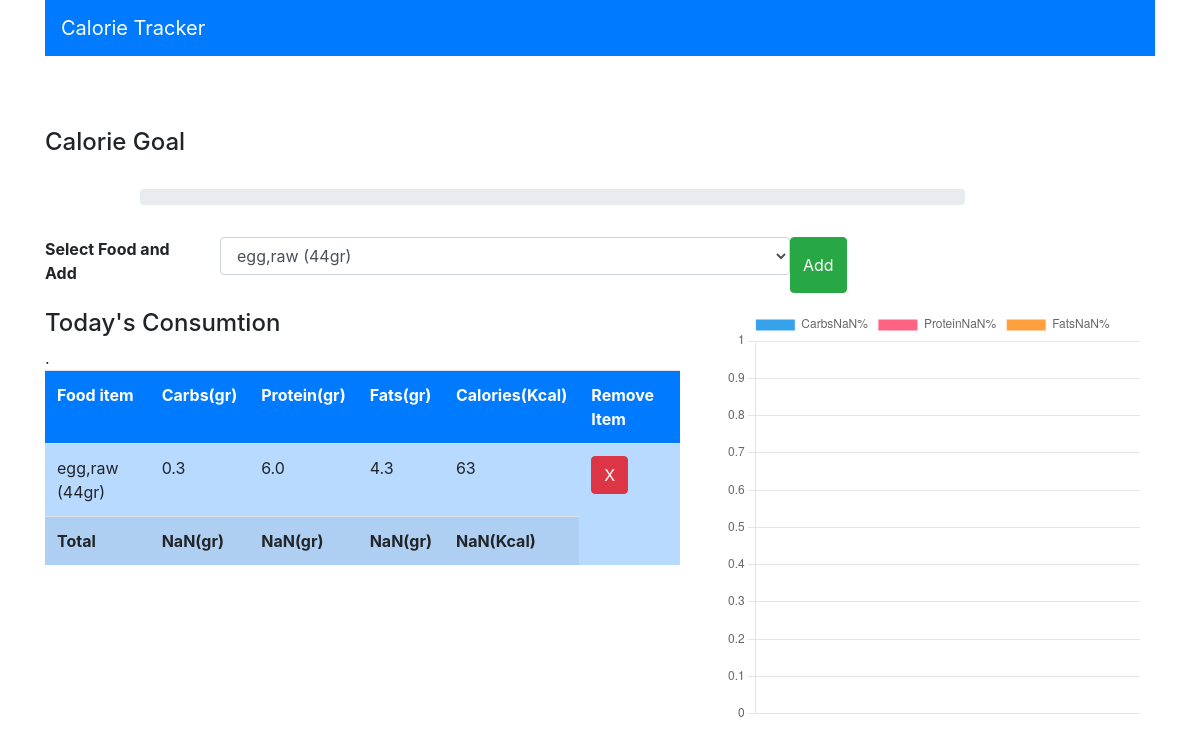
The app's page / (signed in), older data.
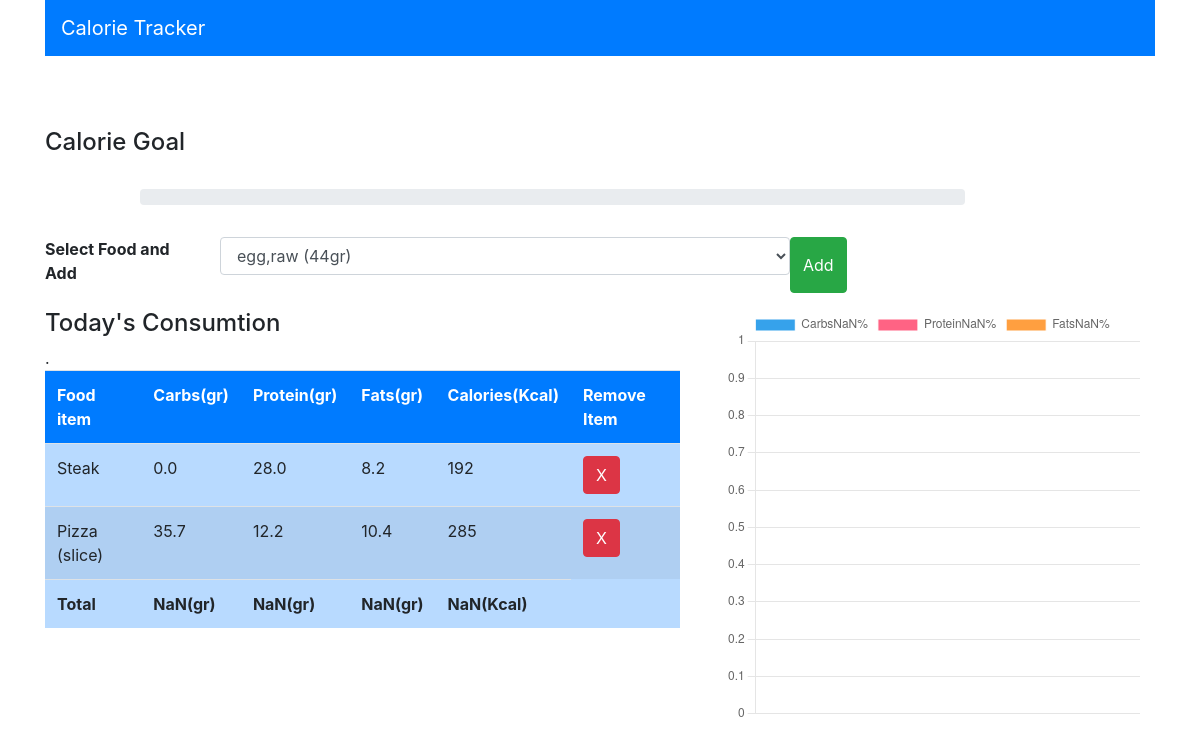
The same page, newer data.
### calorieTracker/myapp/models.py (models this page shows, shortened)
class Consume(models.Model):
    user = models.ForeignKey(User, on_delete=models.CASCADE)
    food_consumed = models.ForeignKey(Food,on_delete=models.CASCADE)

class Food(models.Model):
    name= models.CharField(max_length=100)
    carbs = models.FloatField()
    protein = models.FloatField()
    fats = models.FloatField()
    calories = models.IntegerField()

### calorieTracker/myapp/views.py (the view)
# urls.py: path('',index, name = 'index'),
def index(request):
    if request.method == 'POST':
        food_consumed = request.POST['food_consumed']
        consume = Food.objects.get(name= food_consumed)
        user = request.user
        consume = Consume(user =user,food_consumed=consume)
        consume.save()
        foods = Food.objects.all()
        consumed_food = Consume.objects.filter(user=request.user)
    else:
        consumed_food = Consume.objects.filter(user=request.user)
        foods = Food.objects.all()
    return render(request, 'myapp/index.html', {'foods':foods, 'consumed_food': consumed_food})

### calorieTracker/myapp/templates/myapp/index.html (shortened to what this page needs)
<!DOCTYPE html>
<html lang="en">
<head>
    <link rel="stylesheet" href="https://cdn.jsdelivr.net/npm/bootstrap@4.0.0/dist/css/bootstrap.min.css">
</head>
<body>
     <div class="container">
     <div class="row">
         <div class="col-md-12">
             <nav class="navbar navbar-dark bg-primary">
                 <span class="navbar-brand">Calorie Tracker </span>
             </nav>
         </div>
     </div>
     <br><br><br>
     <h4>Calorie Goal</h4>
     <br>
     <div class="row">
         <div class="col-md-9 offset-1">
             <div class="progress">
             </div>
         </div>
         <br><br>
     </div>
         <div class="row">
             <div class="col-md-12">
                  <form method="POST">
                       <div class="form-group row">
                             <label class="col-md-2">
                                 <b>Select Food and Add</b>
                             </label>
                                <select class="col-md-6 form-control" name="food_consumed" id="food_consumed" >
                                {% for food in foods %}
                                    <option value="{{ food.name }}">{{ food.name }}</option>
                                    {% endfor %}
                                </select>
                            <button class="btn btn-success" type="submit">Add</button>
                       </div>
                  </form>
             </div>
         </div>
         <div class="row">
             <div class="col-md-7">
                 <div>
                     <h4> Today's Consumtion</h4>
                 </div>
                 <table id="table" class="table table-striped table-primary">
                    <tr class="bg-primary text-white">
                        <th>Food item</th>
                        <th>Carbs(gr)</th>
                        <th>Protein(gr)</th>
                        <th>Fats(gr)</th>
                        <th>Calories(Kcal)</th>
                        <th>Remove Item</th>
                    </tr>
                     {% for c in consumed_food %}
                         <tr>
                          <td>{{ c.food_consumed.name }}</td>
                          <td>{{ c.food_consumed.carbs }}</td>
                          <td>{{ c.food_consumed.protein }}</td>
                          <td>{{ c.food_consumed.fats }}</td>
                          <td>{{ c.food_consumed.calories }}</td>
                          <td><a class="btn btn-danger" href="{% url 'delete' c.id %}">X</a></td>
                         </tr>
                     {% endfor %}
                     <tr>
                         <td id="name"><b>Total</b> </td>
                         <td id="totalCarbs"><b></b> </td>
                         <td id="totalProtein"><b></b> </td>
                         <td id="totalFats"><b></b> </td>
                         <td id="totalCalories"><b></b> </td>
                     </tr>.
                 </table>
             </div>
             <div class="col-md-5 ">
                 <div class="col-md-12">
                        <canvas id="myChart" width="400" height="400"></canvas>
                 </div>
             </div>
         </div>
     </div>
</body>
<script>
    var table = document.getElementById('table');
    var carbs=0, protein = 0 , fats = 0, calories= 0;
    for(var i=1; i<table.rows.length-1;i++){
        carbs += parseFloat(table.rows[i].cells[1].innerHTML);
        carbs = Math.round(carbs)
        protein += parseFloat(table.rows[i].cells[2].innerHTML);
        protein = Math.round(protein)
        fats += parseFloat(table.rows[i].cells[3].innerHTML);
        fats = Math.round(fats)
        calories += parseFloat(table.rows[i].cells[4].innerHTML);
        calories = Math.round(calories)
    }
    document.getElementById('totalCarbs').innerHTML ='<b>'+ carbs + '(gr)<b/>';
    document.getElementById('totalProtein').innerHTML ='<b>'+ protein+ '(gr)<b/>';
    document.getElementById('totalFats').innerHTML = '<b>'+fats+ '(gr)<b/>';
    document.getElementById('totalCalories').innerHTML = '<b>'+calories+ '(Kcal)<b/>';
    var calPer = (calories/2000) *100
    document.getElementsByClassName('progress-bar')[0].setAttribute('style','width:' +calPer + '%')
    var total = carbs+protein+fats;
    var carbsP = Math.round((carbs/total) * 100);
    var proteinP = Math.round((protein/total) * 100);
    var fatsP = Math.round((fats/total) * 100);
    const ctx = document.getElementById('myChart');
      new Chart(ctx, {
        type: 'doughnut',
        data: {
          labels: ['Carbs'+carbsP+'%', 'Protein'+proteinP+'%', 'Fats'+fatsP+'%'],
          datasets: [{
            label: '# of Votes',
            data: [carbsP, proteinP, fatsP],
            borderWidth: 1
          }]
        },
        options: {
          scales: {
            y: {
              beginAtZero: true
            }
          }
        }
      });
</script>
</html>

Row changes from the older to the newer data that the page shows:
removed Consume: food_consumed.name "egg,raw (44gr)", food_consumed.carbs "0.3", food_consumed.protein "6.0", food_consumed.fats "4.3", food_consumed.calories "63"
added Consume: food_consumed.name "Steak", food_consumed.carbs "0.0", food_consumed.protein "28.0", food_consumed.fats "8.2", food_consumed.calories "192"
added Consume: food_consumed.name "Pizza (slice)", food_consumed.carbs "35.7", food_consumed.protein "12.2", food_consumed.fats "10.4", food_consumed.calories "285"
